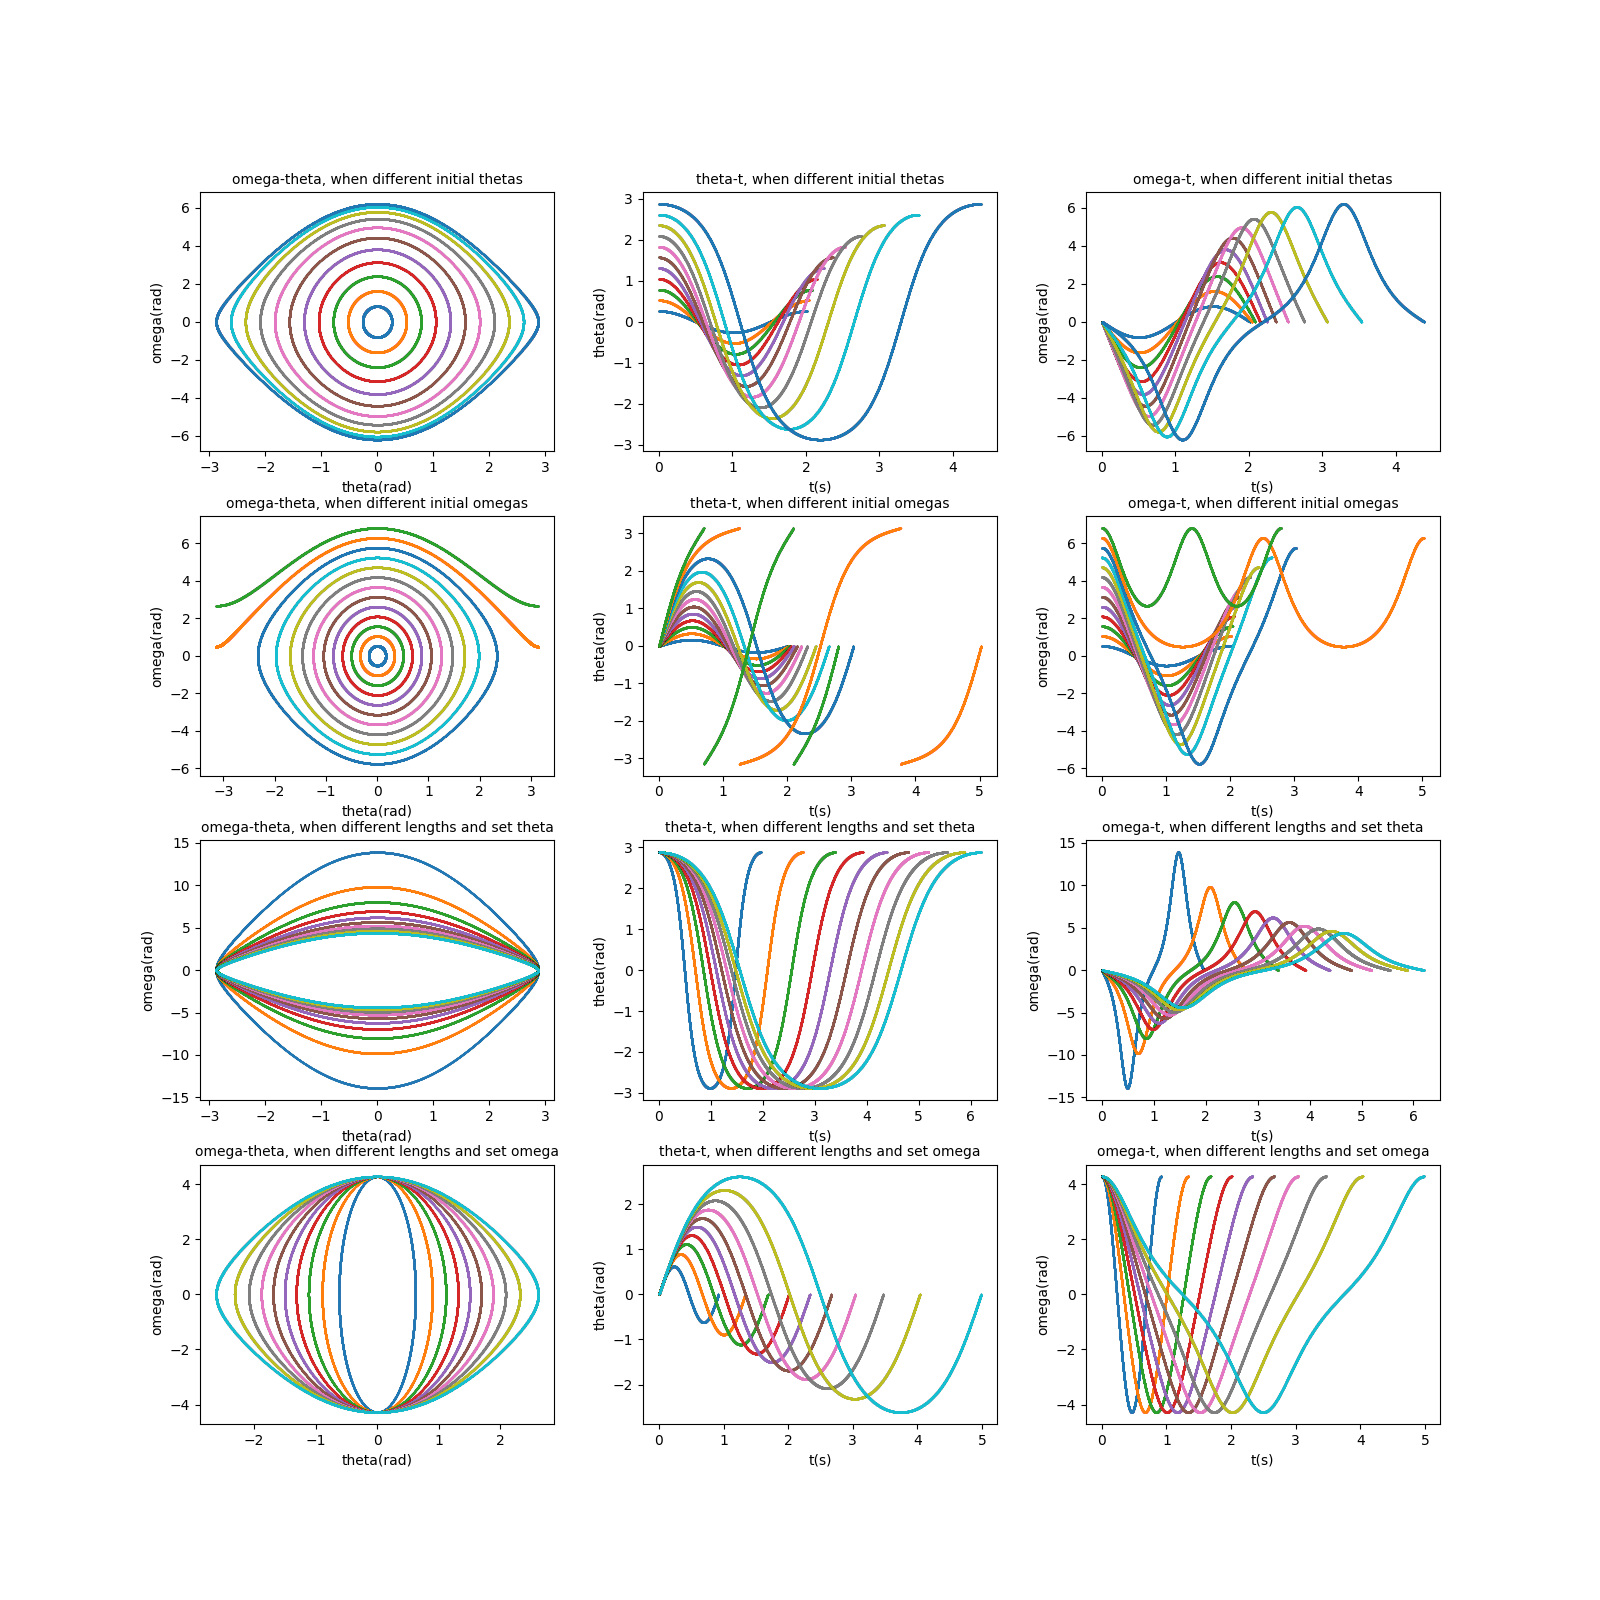

Generate this figure with Python:
import numpy as np
import matplotlib.pyplot as plt

# constants
g = 9.81    # gravitational field strength

# function of derivation (doing theta and omega at once)
def derivation(theta, omega, t, l):
    dtheta_dh = omega
    domega_dh = -g * np.sin(theta) / l
    return dtheta_dh, domega_dh

#function of RK4
def rk4(theta, omega, t, h, l):
    print(theta, omega)
    # calculation of k1 k2 k3 k4
    k1_theta, k1_omega = derivation(theta, omega, t, l)
    k2_theta, k2_omega = derivation(theta + 0.5 * k1_theta * h, omega + 0.5 * k1_omega * h, t + 0.5 * h, l)
    k3_theta, k3_omega = derivation(theta + 0.5 * k2_theta * h, omega + 0.5 * k2_omega * h, t + 0.5 * h, l)
    k4_theta, k4_omega = derivation(theta + k3_theta * h, omega + k3_omega * h, t + h, l)

    # calculation of result
    next_theta = theta + (h / 6) * (k1_theta + 2 * k2_theta + 2 * k3_theta + k4_theta)
    next_omega = omega + (h / 6) * (k1_omega + 2 * k2_omega + 2 * k3_omega + k4_omega)
    print(next_theta, next_omega)
    return next_theta, next_omega

#build figure and assignments
fig1 = plt.figure(figsize = (16, 16))
fig1.subplots_adjust(wspace=0.25, hspace=0.25)
omega_theta_initial_theta = fig1.add_subplot(4, 3, 1)
plt.xlabel("theta(rad)", fontsize = 10)
plt.ylabel("omega(rad)", fontsize = 10)
plt.title("omega-theta, when different initial thetas", fontsize = 10)
theta_t_initial_theta = fig1.add_subplot(4, 3, 2)
plt.xlabel("t(s)", fontsize = 10)
plt.ylabel("theta(rad)", fontsize = 10)
plt.title("theta-t, when different initial thetas", fontsize = 10)
omega_t_initial_theta = fig1.add_subplot(4, 3, 3)
plt.xlabel("t(s)", fontsize = 10)
plt.ylabel("omega(rad)", fontsize = 10)
plt.title("omega-t, when different initial thetas", fontsize = 10)
omega_theta_initial_omega = fig1.add_subplot(4, 3, 4)
plt.xlabel("theta(rad)", fontsize = 10)
plt.ylabel("omega(rad)", fontsize = 10)
plt.title("omega-theta, when different initial omegas", fontsize = 10)
theta_t_initial_omega = fig1.add_subplot(4, 3, 5)
plt.xlabel("t(s)", fontsize = 10)
plt.ylabel("theta(rad)", fontsize = 10)
plt.title("theta-t, when different initial omegas", fontsize = 10)
omega_t_initial_omega = fig1.add_subplot(4, 3, 6)
plt.xlabel("t(s)", fontsize = 10)
plt.ylabel("omega(rad)", fontsize = 10)
plt.title("omega-t, when different initial omegas", fontsize = 10)
omega_theta_length_theta = fig1.add_subplot(4, 3, 7)
plt.xlabel("theta(rad)", fontsize = 10)
plt.ylabel("omega(rad)", fontsize = 10)
plt.title("omega-theta, when different lengths and set theta", fontsize = 10)
theta_t_length_theta = fig1.add_subplot(4, 3, 8)
plt.xlabel("t(s)", fontsize = 10)
plt.ylabel("theta(rad)", fontsize = 10)
plt.title("theta-t, when different lengths and set theta", fontsize = 10)
omega_t_length_theta = fig1.add_subplot(4, 3, 9)
plt.xlabel("t(s)", fontsize = 10)
plt.ylabel("omega(rad)", fontsize = 10)
plt.title("omega-t, when different lengths and set theta", fontsize = 10)
omega_theta_length_omega = fig1.add_subplot(4, 3, 10)
plt.xlabel("theta(rad)", fontsize = 10)
plt.ylabel("omega(rad)", fontsize = 10)
plt.title("omega-theta, when different lengths and set omega", fontsize = 10)
theta_t_length_omega = fig1.add_subplot(4, 3, 11)
plt.xlabel("t(s)", fontsize = 10)
plt.ylabel("theta(rad)", fontsize = 10)
plt.title("theta-t, when different lengths and set omega", fontsize = 10)
omega_t_length_omega = fig1.add_subplot(4, 3, 12)
plt.xlabel("t(s)", fontsize = 10)
plt.ylabel("omega(rad)", fontsize = 10)
plt.title("omega-t, when different lengths and set omega", fontsize = 10)

#build figure of percent of period and percent of amplitude
fig2 = plt.figure(figsize = (16, 16))

fig2.subplots_adjust(wspace=0.25, hspace=0.25)
theta_t_initial_theta_2 = fig2.add_subplot(4, 2, 1)
plt.xlabel("t(percent of period)", fontsize = 10)
plt.ylabel("theta(percent of amplitude)", fontsize = 10)
plt.title("theta-t, when different initial thetas", fontsize = 10)
omega_t_initial_theta_2 = fig2.add_subplot(4, 2, 2)
plt.xlabel("t(percent of period)", fontsize = 10)
plt.ylabel("omega(percent of amplitude)", fontsize = 10)
plt.title("omega-t, when different initial thetas", fontsize = 10)
theta_t_initial_omega_2 = fig2.add_subplot(4, 2, 3)
plt.xlabel("t(percent of period)", fontsize = 10)
plt.ylabel("theta(percent of amplitude)", fontsize = 10)
plt.title("theta-t, when different initial omegas", fontsize = 10)
omega_t_initial_omega_2 = fig2.add_subplot(4, 2, 4)
plt.xlabel("t(percent of period)", fontsize = 10)
plt.ylabel("omega(percent of amplitude)", fontsize = 10)
plt.title("omega-t, when different initial omegas", fontsize = 10)
theta_t_length_theta_2 = fig2.add_subplot(4, 2, 5)
plt.xlabel("t(percent of period)", fontsize = 10)
plt.ylabel("theta(percent of amplitude)", fontsize = 10)
plt.title("theta-t, when different lengths and set theta", fontsize = 10)
omega_t_length_theta_2 = fig2.add_subplot(4, 2, 6)
plt.xlabel("t(percent of period)", fontsize = 10)
plt.ylabel("omega(percent of amplitude)", fontsize = 10)
plt.title("omega-t, when different lengths and set theta", fontsize = 10)
theta_t_length_omega_2 = fig2.add_subplot(4, 2, 7)
plt.xlabel("t(percent of period)", fontsize = 10)
plt.ylabel("theta(percent of amplitude)", fontsize = 10)
plt.title("theta-t, when different lengths and set omega", fontsize = 10)
omega_t_length_omega_2 = fig2.add_subplot(4, 2, 8)
plt.xlabel("t(percent of period)", fontsize = 10)
plt.ylabel("omega(percent of amplitude)", fontsize = 10)
plt.title("omega-t, when different lengths and set omega", fontsize = 10)

#control variable: initial theta (from 15 degree to 165 degree, step = 15 degree)
#independent variables: initial omega = 0, l = 1
initial_theta = np.radians(15)
initial_omega = 0
theta_step = np.radians(15)
l = 1
while (initial_theta <= np.radians(166)):
    ts = [0]
    h = 0.0001
    thetas = [initial_theta]
    omegas = [initial_omega]
    
    #set ending condition: when omega changes between positive and negative for the second time
    count = 0
    while (count < 2):
        t_next = ts[-1] + h
        theta_next, omega_next = rk4(thetas[-1], omegas[-1], ts[-1], h, l)
        if (omegas[-1] * omega_next < 0):
            count += 1
        ts.append(t_next)
        thetas.append(theta_next)
        omegas.append(omega_next)
    omega_theta_initial_theta.plot(thetas, omegas, linewidth = 1, linestyle = "None", marker = ".", markersize = 0.2)
    theta_t_initial_theta.plot(ts, thetas, linewidth = 1, linestyle = "None", marker = ".", markersize = 0.2)
    omega_t_initial_theta.plot(ts, omegas, linewidth = 1, linestyle = "None", marker = ".", markersize = 0.2)

    #resize the graph for better comparison
    ts_2 = [i / ts[-1] * 100 for i in ts]
    max_thetas = max(thetas)
    max_omegas = max(omegas)
    thetas_2 = [i / max_thetas for i in thetas]
    omegas_2 = [i / max_omegas for i in omegas]
    theta_t_initial_theta_2.plot(ts_2, thetas_2, linewidth = 1, linestyle = "None", marker = ".", markersize = 0.2)
    omega_t_initial_theta_2.plot(ts_2, omegas_2, linewidth = 1, linestyle = "None", marker = ".", markersize = 0.2)

    initial_theta += theta_step

#control variable: initial omega (from 30 degree/s to 390 degree/s, step = 30 degree/s)
#independent variables: initial theta = 0, l = 1
initial_theta = 0
initial_omega = np.radians(30)
omega_step = np.radians(30)
l = 1
while (initial_omega <= np.radians(391)):
    ts = [0]
    h = 0.0001
    thetas = [initial_theta]
    omegas = [initial_omega]
    
    #set ending condition: when theta changes between positive and negative for the second time
    count = 0
    while (count < 2):
        t_next = ts[-1] + h
        theta_next, omega_next = rk4(thetas[-1], omegas[-1], ts[-1], h, l)
        if (thetas[-1] * theta_next < 0):
            count += 1
        if (theta_next < np.radians(-180)):
            theta_next += np.radians(360)
        if (theta_next > np.radians(180)):
            theta_next -= np.radians(360)
        ts.append(t_next)
        thetas.append(theta_next)
        omegas.append(omega_next)
    omega_theta_initial_omega.plot(thetas, omegas, linewidth = 1, linestyle = "None", marker = ".", markersize = 0.2)
    theta_t_initial_omega.plot(ts, thetas, linewidth = 1, linestyle = "None", marker = ".", markersize = 0.2)
    omega_t_initial_omega.plot(ts, omegas, linewidth = 1, linestyle = "None", marker = ".", markersize = 0.2)

    #resize the graph for better comparison, ignore the rotating cases
    if (initial_omega <= np.radians(331)):
        ts_2 = [i / ts[-1] * 100 for i in ts]
        max_thetas = max(thetas)
        max_omegas = max(omegas)
        thetas_2 = [i / max_thetas for i in thetas]
        omegas_2 = [i / max_omegas for i in omegas]
        theta_t_initial_omega_2.plot(ts_2, thetas_2, linewidth = 1, linestyle = "None", marker = ".", markersize = 0.2)
        omega_t_initial_omega_2.plot(ts_2, omegas_2, linewidth = 1, linestyle = "None", marker = ".", markersize = 0.2)

    initial_omega += omega_step

#control variable: l (from 0.2 meter to 2 meter, step = 0.2 meter)
#independent variables: initial theta = 165 degree, initial omega = 0 degree/s
initial_theta = np.radians(165)
initial_omega = 0
l_step = 0.2
l = 0.2
while (l <= 2):
    ts = [0]
    h = 0.0001
    thetas = [initial_theta]
    omegas = [initial_omega]
    
    #set ending condition: when omega changes between positive and negative for the second time
    count = 0
    while (count < 2):
        t_next = ts[-1] + h
        theta_next, omega_next = rk4(thetas[-1], omegas[-1], ts[-1], h, l)
        if (omegas[-1] * omega_next < 0):
            count += 1
        ts.append(t_next)
        thetas.append(theta_next)
        omegas.append(omega_next)
    omega_theta_length_theta.plot(thetas, omegas, linewidth = 1, linestyle = "None", marker = ".", markersize = 0.2)
    theta_t_length_theta.plot(ts, thetas, linewidth = 1, linestyle = "None", marker = ".", markersize = 0.2)
    omega_t_length_theta.plot(ts, omegas, linewidth = 1, linestyle = "None", marker = ".", markersize = 0.2)

    #resize the graph for better comparison
    ts_2 = [i / ts[-1] * 100 for i in ts]
    max_thetas = max(thetas)
    max_omegas = max(omegas)
    thetas_2 = [i / max_thetas for i in thetas]
    omegas_2 = [i / max_omegas for i in omegas]
    theta_t_length_theta_2.plot(ts_2, thetas_2, linewidth = 1, linestyle = "None", marker = ".", markersize = 0.2)
    omega_t_length_theta_2.plot(ts_2, omegas_2, linewidth = 1, linestyle = "None", marker = ".", markersize = 0.2)

    l += l_step

#control variable: l (from 0.2 meter to 2 meter, step = 0.2 meter)
#independent variables: initial theta = 0 degree, initial omega = 245 degree/s
initial_theta = 0
initial_omega = np.radians(245)
l_step = 0.2
l = 0.2
while (l <= 2):
    ts = [0]
    h = 0.0001
    thetas = [initial_theta]
    omegas = [initial_omega]
    
    #set ending condition: when omega changes between positive and negative for the second time
    count = 0
    while (count < 2):
        t_next = ts[-1] + h
        theta_next, omega_next = rk4(thetas[-1], omegas[-1], ts[-1], h, l)
        if (thetas[-1] * theta_next < 0):
            count += 1
        ts.append(t_next)
        thetas.append(theta_next)
        omegas.append(omega_next)
    omega_theta_length_omega.plot(thetas, omegas, linewidth = 1, linestyle = "None", marker = ".", markersize = 0.2)
    theta_t_length_omega.plot(ts, thetas, linewidth = 1, linestyle = "None", marker = ".", markersize = 0.2)
    omega_t_length_omega.plot(ts, omegas, linewidth = 1, linestyle = "None", marker = ".", markersize = 0.2)

    #resize the graph for better comparison
    ts_2 = [i / ts[-1] * 100 for i in ts]
    max_thetas = max(thetas)
    max_omegas = max(omegas)
    thetas_2 = [i / max_thetas for i in thetas]
    omegas_2 = [i / max_omegas for i in omegas]
    theta_t_length_omega_2.plot(ts_2, thetas_2, linewidth = 1, linestyle = "None", marker = ".", markersize = 0.2)
    omega_t_length_omega_2.plot(ts_2, omegas_2, linewidth = 1, linestyle = "None", marker = ".", markersize = 0.2)

    l += l_step

fig1.savefig("Large Initial Angle Pendulum/LargeInitialAnglePendulum.png")
fig2.savefig("Large Initial Angle Pendulum/LargeInitialAnglePendulum2.png")